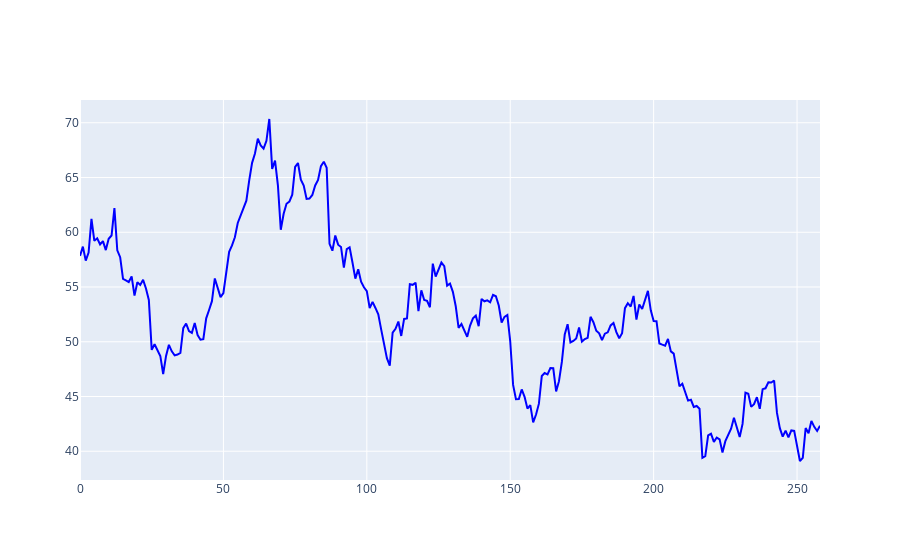

Notebook code cell kept with this figure:
### Code cell
fig =   go.Figure(data=[go.Scatter(x=df.index, y=df['rsi'], mode='lines', name='sma_50', line=dict(color="blue"))])

fig.update_layout(xaxis_rangeslider_visible=False)

fig.show()

### Figure 1 — Plotly figure (JSON) as saved in the notebook; plotly's stock layout.template omitted (floating-point values rounded to 4 significant figures; data arrays with more than 128 entries replaced by an {"elided": "..."} marker saying what was removed)
{"data": [{"line": {"color": "blue"}, "mode": "lines", "name": "sma_50", "type": "scatter", "x": {"elided": "259 int values"}, "y": {"elided": "259 float values"}}], "layout": {"xaxis": {"rangeslider": {"visible": false}}}}
